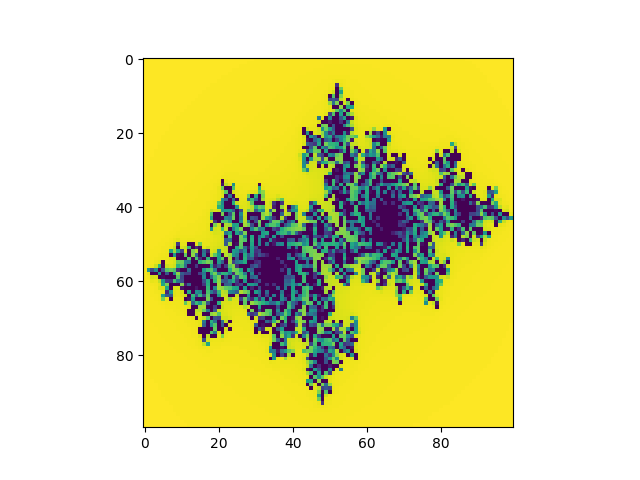

This chart was generated by the following Python code:
from numpy import *
import matplotlib.pyplot as plt

#xsize = 100
#ysize = 100
#xspread = 1.5
#yspread = 1
#zoom = 0.5
#density=255
#A = zeros([xsize,ysize])

from argparse import ArgumentParser

def spread(directionspread, direction, size, zoom):
    output = directionspread*(direction-size/2)/(zoom*size)
    return output

def array(density, zx, zy, x, y, A):
    for density in range(density, -1, -1):
            if (zx**2)+(zy**2)>=4 or density<=1:
                break
            a=zx*zx-zy*zy-0.7
            zy=2.0*zx*zy+0.27015
            zx=a
    A[y][x]=density
    return A

def plot(A):
    plt.imshow(A)
    #plt.show()
    plt.savefig('julia.png')

def image(xsize, ysize, density, xspread, yspread, zoom):
    A = zeros([xsize,ysize])
    for x in range(ysize):
        for y in range(xsize):
            zx=spread(xspread, x, ysize, zoom)
            zy=spread(yspread, y, xsize, zoom)
            B = array(density, zx, zy, x, y, A)
    plot(B)
    
if __name__ == "__main__":
    parser = ArgumentParser(description='Plot graph')
    parser.add_argument('--xsize', '-x')
    parser.add_argument('--ysize', '-y')
    parser.add_argument('--xspread', '-xspread')
    parser.add_argument('--yspread', '-yspread')
    parser.add_argument('--zoom', '-z')
    parser.add_argument('--density', '-d')
    args = parser.parse_args()
    
    image(int(args.xsize), int(args.ysize), int(args.density), float(args.xspread), float(args.yspread), float(args.zoom))